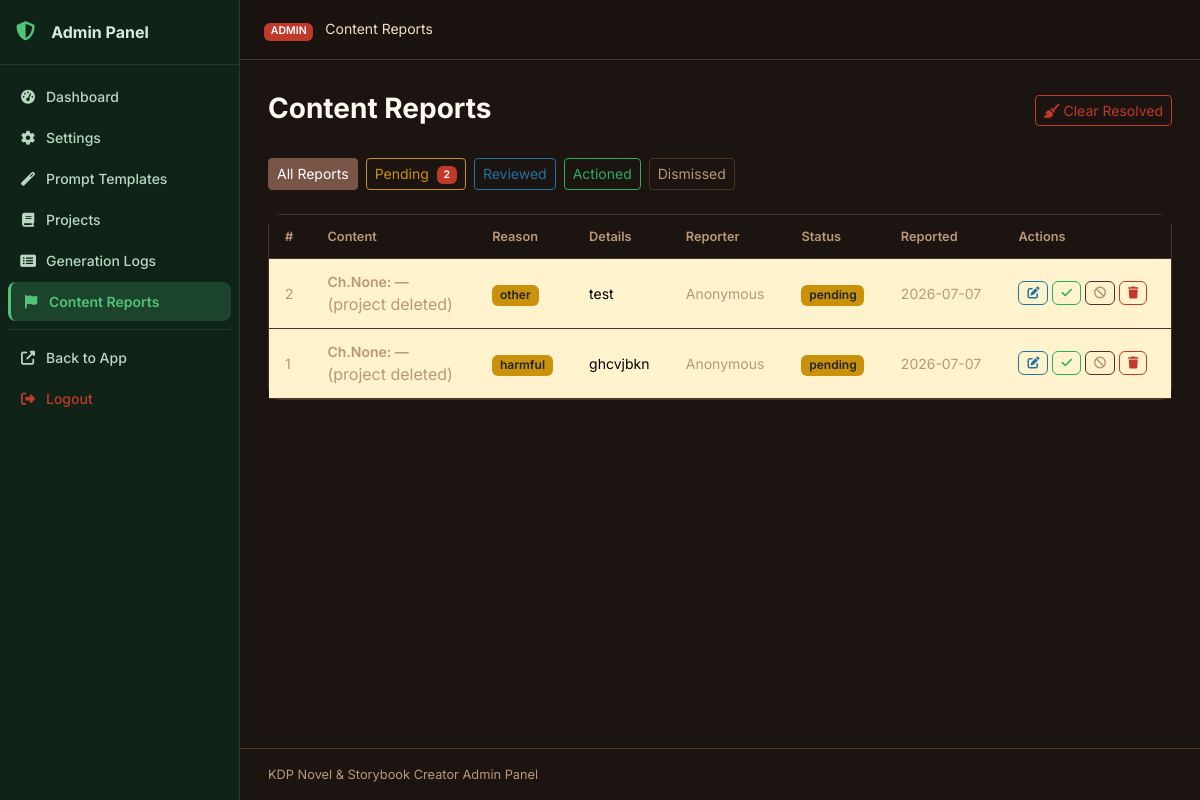
The page /julisunkan/reports (signed in) on the database its author committed.
### tables this page shows
CREATE TABLE content_reports (
    id INTEGER PRIMARY KEY AUTOINCREMENT,
    project_id INTEGER,
    chapter_id INTEGER,
    content_type TEXT DEFAULT 'chapter',
    report_reason TEXT NOT NULL,
    report_details TEXT DEFAULT '',
    reporter_info TEXT DEFAULT '',
    status TEXT DEFAULT 'pending',
    admin_notes TEXT DEFAULT '',
    created_at TIMESTAMP DEFAULT CURRENT_TIMESTAMP,
    reviewed_at TIMESTAMP,
    FOREIGN KEY (project_id) REFERENCES projects(id) ON DELETE SET NULL
);

CREATE TABLE settings (
    id INTEGER PRIMARY KEY AUTOINCREMENT,
    key TEXT UNIQUE NOT NULL,
    value TEXT,
    updated_at TIMESTAMP DEFAULT CURRENT_TIMESTAMP
);

### routes/admin.py (the view)
@bp.route('/reports')
@admin_required
def reports():
    db = get_db()
    try:
        page = max(1, int(request.args.get('page', 1)))
    except (ValueError, TypeError):
        page = 1
    status_filter = request.args.get('status', '')
    per_page = 25
    offset = (page - 1) * per_page
    where = "WHERE 1=1"
    params = []
    if status_filter:
        where += " AND cr.status = ?"
        params.append(status_filter)
    total = db.execute(
        f'SELECT COUNT(*) FROM content_reports cr {where}', params
    ).fetchone()[0]
    report_entries = db.execute(
        f'''SELECT cr.*, p.title as project_title, c.chapter_title, c.chapter_number
            FROM content_reports cr
            LEFT JOIN projects p ON cr.project_id = p.id
            LEFT JOIN chapters c ON cr.chapter_id = c.id
            {where}
            ORDER BY cr.id DESC LIMIT ? OFFSET ?''',
        params + [per_page, offset]
    ).fetchall()
    pending_count = db.execute(
        "SELECT COUNT(*) FROM content_reports WHERE status='pending'"
    ).fetchone()[0]
    return render_template('admin/reports.html',
                           reports=report_entries, page=page,
                           per_page=per_page, total=total,
                           status_filter=status_filter,
                           pending_count=pending_count)

### database/__init__.py (called while the page is built)
def get_db():
    if 'db' not in g:
        db_path = current_app.config['DATABASE']
        os.makedirs(os.path.dirname(db_path), exist_ok=True)
        g.db = sqlite3.connect(db_path)
        g.db.row_factory = sqlite3.Row
        g.db.execute('PRAGMA foreign_keys = ON')
        g.db.execute('PRAGMA journal_mode = WAL')
    return g.db

### utils/helpers.py (called while the page is built)
def admin_required(f):
    @wraps(f)
    def decorated(*args, **kwargs):
        if not session.get('admin_logged_in'):
            return redirect(url_for('admin.login'))
        return f(*args, **kwargs)
    return decorated

def get_setting(db, key, default=''):
    row = db.execute('SELECT value FROM settings WHERE key = ?', (key,)).fetchone()
    return row['value'] if row else default

### templates/admin/reports.html (shortened to what this page needs)
{% extends "admin/base.html" %}
{% block breadcrumb %}Content Reports{% endblock %}
{% block admin_content %}
<div class="page-header d-flex justify-content-between align-items-center flex-wrap gap-2">
  <h1 class="page-title">Content Reports</h1>
  <div class="d-flex gap-2">
    <form method="POST" action="{{ url_for('admin.clear_dismissed_reports') }}" id="clearReportsForm">
      <button type="button" class="btn btn-outline-danger btn-sm"
              onclick="showConfirm('Clear all dismissed/actioned reports? This cannot be undone.', function(){ document.getElementById('clearReportsForm').submit(); })">
        <i class="fas fa-broom me-1"></i>Clear Resolved
      </button>
    </form>
  </div>
</div>
<div class="d-flex gap-2 mb-4 flex-wrap">
  {% for s, label, cls in [
    ('', 'All Reports', 'secondary'),
    ('pending', 'Pending', 'warning'),
    ('reviewed', 'Reviewed', 'info'),
    ('actioned', 'Actioned', 'success'),
    ('dismissed', 'Dismissed', 'secondary'),
  ] %}
  <a href="{{ url_for('admin.reports', status=s) }}"
     class="btn btn-sm btn-{{ cls if status_filter == s else 'outline-' + cls }}">
    {{ label }}{% if s == 'pending' and pending_count %} <span class="badge bg-danger ms-1">{{ pending_count }}</span>{% endif %}
  </a>
  {% endfor %}
</div>
{% if reports %}
<div class="card">
  <div class="card-body p-0">
    <div class="table-responsive">
      <table class="table table-hover mb-0">
        <thead>
          <tr>
            <th>#</th>
            <th>Content</th>
            <th>Reason</th>
            <th>Details</th>
            <th>Reporter</th>
            <th>Status</th>
            <th>Reported</th>
            <th>Actions</th>
          </tr>
        </thead>
        <tbody>
          {% for r in reports %}
          <tr id="report-{{ r.id }}" class="{{ 'table-warning' if r.status == 'pending' else '' }}">
            <td class="text-muted small">{{ r.id }}</td>
            <td>
              {% if r.chapter_id and r.project_id %}
              <div class="fw-semibold small">
                <a href="{{ url_for('chapters.chapter_view', project_id=r.project_id, chapter_id=r.chapter_id) }}"
                   target="_blank" class="text-decoration-none">
                  Ch.{{ r.chapter_number }}: {{ r.chapter_title[:30] if r.chapter_title else '—' }}
                </a>
              </div>
              <div class="text-muted x-small">{{ r.project_title[:30] if r.project_title else '—' }}</div>
              {% elif r.chapter_id %}
              <div class="fw-semibold small text-muted">
                Ch.{{ r.chapter_number }}: {{ r.chapter_title[:30] if r.chapter_title else '—' }}
              </div>
              <div class="text-muted x-small">(project deleted)</div>
              {% else %}
              <span class="text-muted small">—</span>
              {% endif %}
            </td>
            <td>
              <span class="badge bg-warning text-dark">{{ r.report_reason }}</span>
            </td>
            <td class="small" style="max-width:200px">
              <span title="{{ r.report_details }}">{{ r.report_details[:80] if r.report_details else '—' }}{% if r.report_details and r.report_details|length > 80 %}…{% endif %}</span>
            </td>
            <td class="small text-muted">{{ r.reporter_info or 'Anonymous' }}</td>
            <td>
              <span class="badge bg-{{ 'warning text-dark' if r.status == 'pending' else ('success' if r.status == 'actioned' else ('info' if r.status == 'reviewed' else 'secondary')) }}">
                {{ r.status }}
              </span>
            </td>
            <td class="small text-muted text-nowrap">{{ r.created_at[:10] if r.created_at else '—' }}</td>
            <td>
              <div class="d-flex gap-1">
                <button class="btn btn-xs btn-outline-info btn-review"
                        data-id="{{ r.id }}"
                        data-notes="{{ r.admin_notes | tojson }}"
                        data-status="{{ r.status }}" title="Review">
                  <i class="fas fa-edit"></i>
                </button>
                <button class="btn btn-xs btn-outline-success btn-quick-status"
                        data-id="{{ r.id }}" data-status="actioned" title="Mark Actioned">
                  <i class="fas fa-check"></i>
                </button>
                <button class="btn btn-xs btn-outline-secondary btn-quick-status"
                        data-id="{{ r.id }}" data-status="dismissed" title="Dismiss">
                  <i class="fas fa-ban"></i>
                </button>
                <button class="btn btn-xs btn-outline-danger btn-delete-report"
                        data-id="{{ r.id }}" title="Delete">
                  <i class="fas fa-trash"></i>
                </button>
              </div>
            </td>
          </tr>
          {% endfor %}
        </tbody>
      </table>
    </div>
  </div>
</div>
{% set total_pages = ((total - 1) // per_page + 1) %}
{% else %}
<div class="text-center py-5 text-muted">
  <i class="fas fa-flag fa-3x mb-3 opacity-25"></i>
  <p>No reports found{% if status_filter %} with status "{{ status_filter }}"{% endif %}.</p>
</div>
{% endif %}
{% endblock %}

### templates/admin/base.html (shortened to what this page needs)
<!DOCTYPE html>
<html lang="en" data-theme="{{ default_theme or 'dark' }}">
<head>
  <link href="https://cdn.jsdelivr.net/npm/bootstrap@5.3.2/dist/css/bootstrap.min.css" rel="stylesheet">
  <link href="https://cdnjs.cloudflare.com/ajax/libs/font-awesome/6.5.0/css/all.min.css" rel="stylesheet">
  <link href="{{ url_for('static', filename='css/style.css') }}" rel="stylesheet">
</head>
<body>
<nav class="sidebar" id="sidebar">
  <div class="sidebar-header">
    <a href="{{ url_for('admin.dashboard') }}" class="sidebar-brand">
      <i class="fas fa-shield-alt me-2"></i><span>Admin Panel</span>
    </a>
  </div>
  <div class="sidebar-menu">
    <a href="{{ url_for('admin.dashboard') }}" class="sidebar-item {% if request.endpoint == 'admin.dashboard' %}active{% endif %}">
      <i class="fas fa-tachometer-alt"></i><span>Dashboard</span>
    </a>
    <a href="{{ url_for('admin.settings') }}" class="sidebar-item {% if request.endpoint == 'admin.settings' %}active{% endif %}">
      <i class="fas fa-cog"></i><span>Settings</span>
    </a>
    <a href="{{ url_for('admin.prompts') }}" class="sidebar-item {% if request.endpoint == 'admin.prompts' %}active{% endif %}">
      <i class="fas fa-magic"></i><span>Prompt Templates</span>
    </a>
    <a href="{{ url_for('admin.projects') }}" class="sidebar-item {% if request.endpoint == 'admin.projects' %}active{% endif %}">
      <i class="fas fa-book"></i><span>Projects</span>
    </a>
    <a href="{{ url_for('admin.logs') }}" class="sidebar-item {% if request.endpoint == 'admin.logs' %}active{% endif %}">
      <i class="fas fa-list-alt"></i><span>Generation Logs</span>
    </a>
    <a href="{{ url_for('admin.reports') }}" class="sidebar-item {% if request.endpoint == 'admin.reports' %}active{% endif %}">
      <i class="fas fa-flag"></i><span>Content Reports</span>
    </a>
    <div class="sidebar-divider"></div>
    <a href="{{ url_for('main.index') }}" class="sidebar-item">
      <i class="fas fa-external-link-alt"></i><span>Back to App</span>
    </a>
    <a href="{{ url_for('admin.logout') }}" class="sidebar-item text-danger">
      <i class="fas fa-sign-out-alt"></i><span>Logout</span>
    </a>
  </div>
</nav>
<div class="main-wrapper" id="mainWrapper">
  <header class="topnav">
    <div class="topnav-breadcrumb">
      <span class="badge bg-danger me-2">ADMIN</span>
      {% block breadcrumb %}{% endblock %}
    </div>
  </header>
  <main class="content-area">
    {% block admin_content %}{% endblock %}
  </main>
  <footer class="content-footer"><span>{{ app_name }} Admin Panel</span></footer>
</div>
</body>
</html>

### rows shown on the page
content_reports: status "Pending", id "2", chapter_number "None", chapter_title "—", report_reason "other", report_details "test", reporter_info "Anonymous", status "pending", created_at "2026-07-07"
content_reports: id "1", chapter_number "None", chapter_title "—", report_reason "harmful", report_details "ghcvjbkn", reporter_info "Anonymous", status "pending", created_at "2026-07-07"
settings: value "KDP Novel & Storybook Creator"

### other values the page prints
{{ label }} "All Reports" "Reviewed" "Actioned" "Dismissed"
